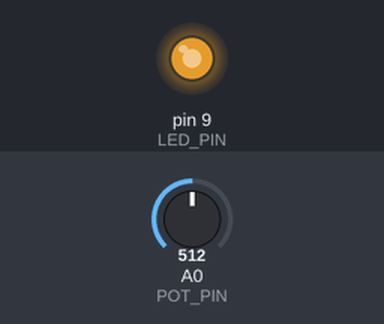
Recording of a sketch running on a simulated Arduino Uno, built with avr-gcc and run on an emulated ATmega328P. Parts: output pins drawn as LEDs (lit = HIGH). The test bench sets the inputs (shaded band); at power-on: A0 (POT_PIN) = 512.

Above: at 1.2 s.
1.3 s: A0 (POT_PIN) set to 716
At 1.67 s:
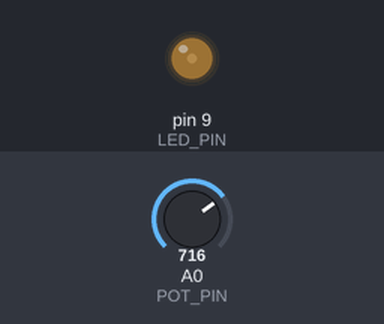
4.3 s: A0 (POT_PIN) set to 511
At 5.65 s:
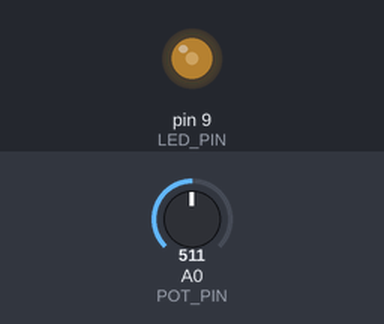
7.3 s: A0 (POT_PIN) set to 1023
Timing chart, 0 to 16.3 s (numbered marks = the images above; inputs shaded):
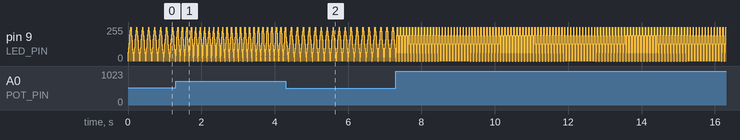

The sketch:

led_modulation.ino
```cpp
#define LED_PIN 9
#define POT_PIN A0

const int loop_delay = 10;
const int min_delta_step = 1;
const int max_delta_step = 64;
int brightness = 0;
bool raisePower = true;

void setup() {
  pinMode(LED_PIN, OUTPUT);
  pinMode(POT_PIN, INPUT);
}

void loop() {
  int rotation, powerDelta;

  rotation = analogRead(POT_PIN);

  powerDelta = min_delta_step + round(float(rotation) / 1023.0f * (max_delta_step - min_delta_step));

  if (raisePower) {
    brightness += powerDelta;
    if (brightness > 255) {
      brightness = 255;
      raisePower = false;
    }
  } else {
    brightness -= powerDelta;
    if (brightness < 0) {
      brightness = 0;
      raisePower = true;
    }
  }

  analogWrite(LED_PIN, brightness);

  delay(loop_delay);
}
```

Measured:
- by itself, pin 9 (LED_PIN): repeats every 0.08 s: 128/255 0.01 s, 192/255 0.01 s, 255/255 0.01 s, 191/255 0.01 s, 127/255 0.01 s, 63/255 0.01 s, 0/255 0.01 s, 64/255 0.01 s
